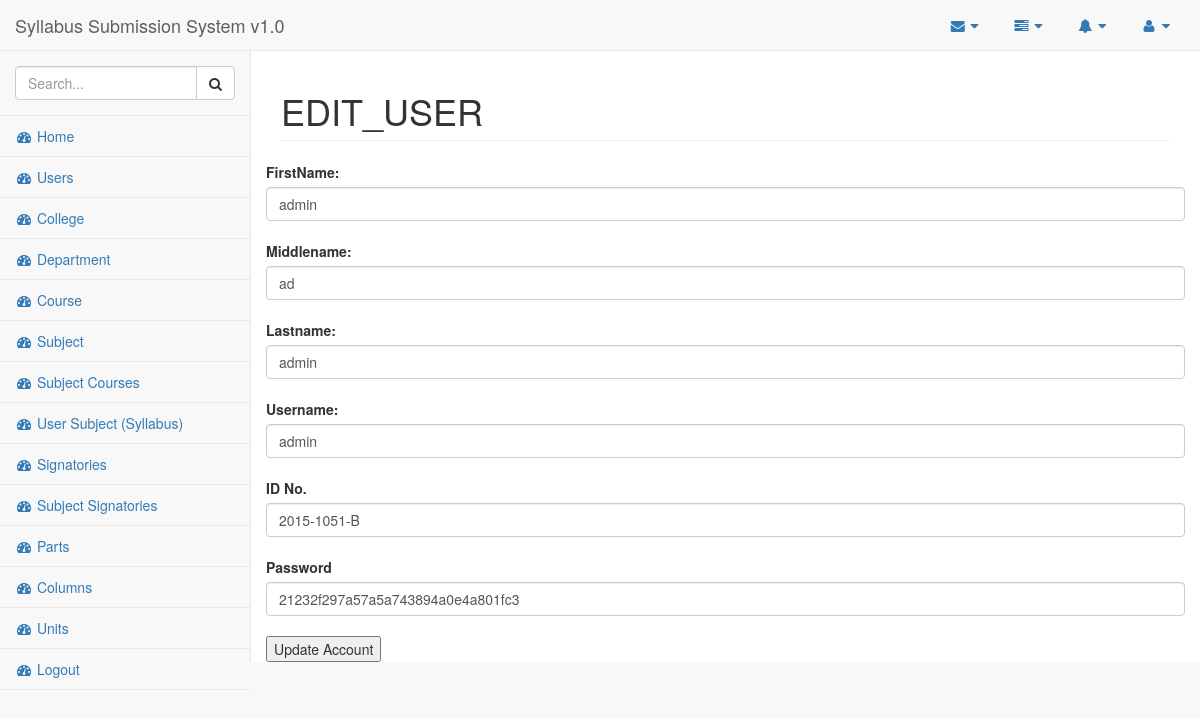
The app's page /?page=edit_user&userid=73 (signed in) with its own data.
### tables this page shows
CREATE TABLE `user` (
  `user_id` bigint(20) NOT NULL,
  `dept_id` bigint(20) DEFAULT NULL,
  `UserName` varchar(50) NOT NULL,
  `password` varchar(50) NOT NULL,
  `idno` varchar(50) NOT NULL,
  `position` varchar(50) NOT NULL,
  `fname` varchar(15) NOT NULL,
  `mname` varchar(2) NOT NULL,
  `lname` varchar(15) NOT NULL,
  `utype` varchar(30) NOT NULL
);

### pages/edit_user.php (the view, shortened to what this page needs)
<?php
	$userid = $_GET[ 'userid' ];
	$user = $DB->query( "SELECT * FROM user WHERE user_id = $userid" );
	$user = $user->fetch_object();
?>
<form method="post">
<div class="nikay">
	<label>FirstName: </label>
	<input type="text" class="form-control" name="fname" placeholder="FirstName" value="<?php echo $user->fname ?>"><br>
	<label>Middlename: </label>
	<input type="text" class="form-control" name="mname" placeholder="MiddleName" value="<?php echo $user->mname ?>"><br>
	<label>Lastname: </label>
	<input type="text" class="form-control" name="lname" placeholder="LastName" value="<?php echo $user->lname ?>"><br>
	<label>Username: </label>
	<input type="text" class="form-control" name="username" placeholder="username" value="<?php echo $user->UserName ?>"><br>
	<label>ID No.</label>
	<input type="text" class="form-control" name="idno" value="<?php echo $user->idno ?>"><br>
	<label>Password</label>
	<input type="text" class="form-control" name="password" value="<?php echo $user->password ?>"><br>
	<input type="submit" value="Update Account">
</div>
</form>

### records on screen
user: fname "admin", mname "ad", lname "admin", username "admin", idno "2015-1051-B", password "21232f297a57a5a743894a0e4a801fc3"
